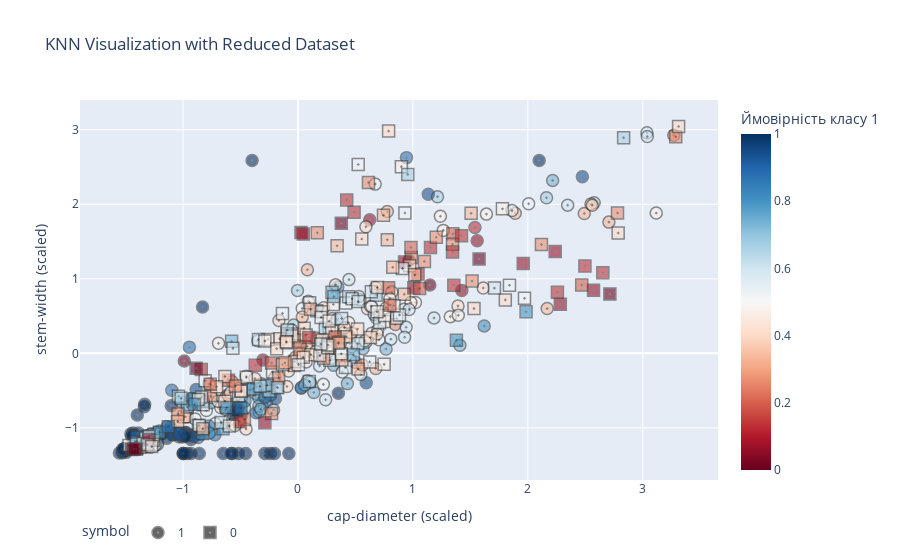

The notebook cell this image was saved under:
### Code cell
import plotly.express as px
import numpy as np
import pandas as pd
from sklearn.model_selection import train_test_split
from sklearn.preprocessing import StandardScaler
from sklearn.neighbors import KNeighborsClassifier


file_path = 'mushroom_cleaned.csv'
mushroom_data = pd.read_csv(file_path)


X = mushroom_data[['cap-diameter', 'stem-width']].values
y = mushroom_data['class'].astype(str).values


X_train, X_test, y_train, y_test = train_test_split(X, y, test_size=0.25, random_state=0)


scaler = StandardScaler()
X_train = scaler.fit_transform(X_train)
X_test = scaler.transform(X_test)


clf = KNeighborsClassifier(n_neighbors=15)
clf.fit(X_train, y_train)


y_score = clf.predict_proba(X_test)[:, 1]


sample_size = 500
sample_indices = np.random.choice(len(X_test), sample_size, replace=False)
X_test_sample = X_test[sample_indices]
y_test_sample = y_test[sample_indices]
y_score_sample = y_score[sample_indices]


fig = px.scatter(
    x=X_test_sample[:, 0], y=X_test_sample[:, 1],
    color=y_score_sample,
    color_continuous_scale='RdBu',
    symbol=y_test_sample,
    symbol_map={'0': 'square-dot', '1': 'circle-dot'},
    labels={'x': 'cap-diameter (scaled)', 'y': 'stem-width (scaled)', 'color': 'Ймовірність класу 1'},
    title='KNN Visualization with Reduced Dataset'
)


fig.update_traces(marker=dict(opacity=0.6, size=12, line_width=1.5))


fig.update_layout(legend_orientation='h')


fig.show()

### Figure 1 — Plotly figure (JSON) as saved in the notebook; plotly's stock layout.template omitted (floating-point values rounded to 4 significant figures; data arrays with more than 128 entries replaced by an {"elided": "..."} marker saying what was removed)
{"data": [{"hovertemplate": "symbol=1<br>cap-diameter (scaled)=%{x}<br>stem-width (scaled)=%{y}<br>Ймовірність класу 1=%{marker.color}<extra></extra>", "legendgroup": "1", "marker": {"color": {"elided": "283 float values"}, "coloraxis": "coloraxis", "line": {"width": 1.5}, "opacity": 0.6, "size": 12, "symbol": "circle-dot"}, "mode": "markers", "name": "1", "orientation": "v", "showlegend": true, "type": "scatter", "x": {"elided": "283 float values"}, "xaxis": "x", "y": {"elided": "283 float values"}, "yaxis": "y"}, {"hovertemplate": "symbol=0<br>cap-diameter (scaled)=%{x}<br>stem-width (scaled)=%{y}<br>Ймовірність класу 1=%{marker.color}<extra></extra>", "legendgroup": "0", "marker": {"color": {"elided": "217 float values"}, "coloraxis": "coloraxis", "line": {"width": 1.5}, "opacity": 0.6, "size": 12, "symbol": "square-dot"}, "mode": "markers", "name": "0", "orientation": "v", "showlegend": true, "type": "scatter", "x": {"elided": "217 float values"}, "xaxis": "x", "y": {"elided": "217 float values"}, "yaxis": "y"}], "layout": {"coloraxis": {"colorbar": {"title": {"text": "Ймовірність класу 1"}}, "colorscale": [[0, "rgb(103,0,31)"], [0.1, "rgb(178,24,43)"], [0.2, "rgb(214,96,77)"], [0.3, "rgb(244,165,130)"], [0.4, "rgb(253,219,199)"], [0.5, "rgb(247,247,247)"], [0.6, "rgb(209,229,240)"], [0.7, "rgb(146,197,222)"], [0.8, "rgb(67,147,195)"], [0.9, "rgb(33,102,172)"], [1, "rgb(5,48,97)"]]}, "legend": {"orientation": "h", "title": {"text": "symbol"}, "tracegroupgap": 0}, "title": {"text": "KNN Visualization with Reduced Dataset"}, "xaxis": {"anchor": "y", "domain": [0, 1], "title": {"text": "cap-diameter (scaled)"}}, "yaxis": {"anchor": "x", "domain": [0, 1], "title": {"text": "stem-width (scaled)"}}}}
